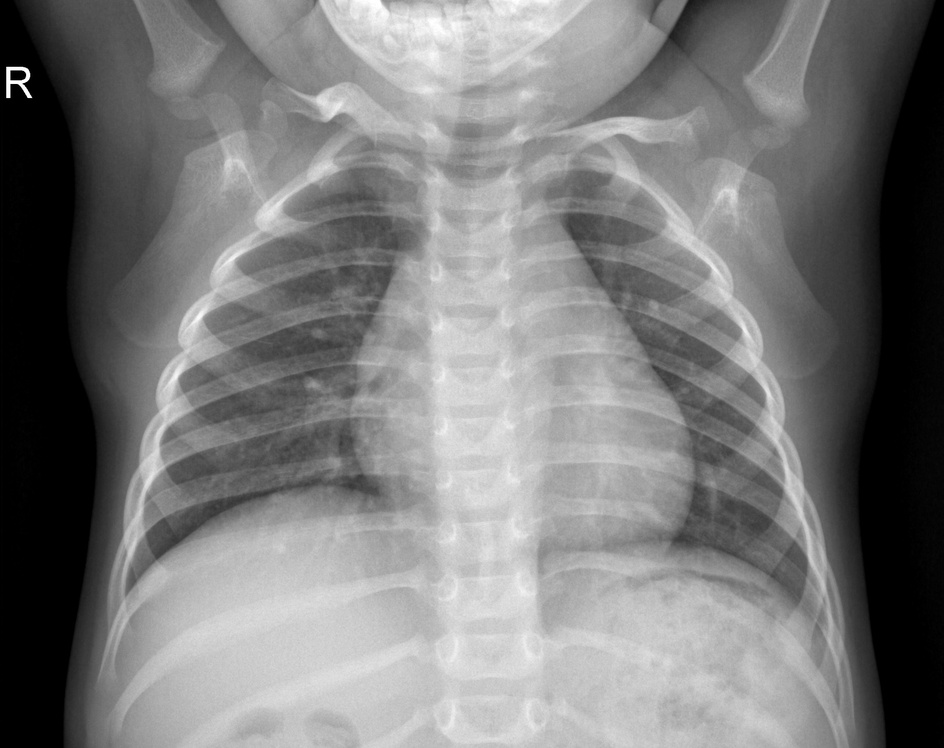
#> input picture data/chest_xray/train/NORMAL/IM-0119-0001.jpeg, 944 x 748 px, shrunk from 1810 x 1434 before the run, found by its file name; its folder holds only this picture in this run
$ python visualisation.py
#> lines starting #> are read from the running program, lines starting #| are printed output that depends on the picture
import os
import matplotlib.pyplot as plt
from PIL import Image
import random

data_dir = "data/chest_xray/train"

classes = ["NORMAL", "PNEUMONIA"]
counts = []

for cls in classes:
    counts.append(len(os.listdir(os.path.join(data_dir, cls))))

plt.bar(classes, counts)
plt.title("Class Distribution (Train Set)")
plt.ylabel("Number of Images")
plt.show()
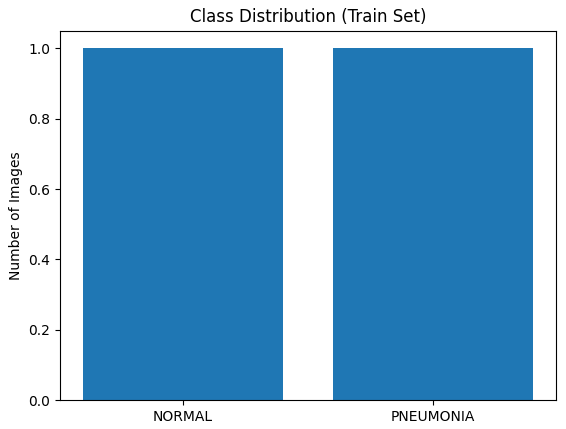
#> figure drawn by matplotlib, 1 panel

print(dict(zip(classes, counts)))

fig, axes = plt.subplots(2, 3, figsize=(9, 6))

for row, cls in enumerate(classes):
    images = os.listdir(os.path.join(data_dir, cls))
    for col in range(3):
        img_path = os.path.join(data_dir, cls, random.choice(images))
        img = Image.open(img_path).convert("L")
#> img is the input picture: PIL image 944x748 L; min 0, max 255, mean 122
        axes[row, col].imshow(img, cmap="gray")
        axes[row, col].axis("off")
        axes[row, col].set_title(cls)

plt.suptitle("Sample Chest X-ray Images")
plt.show()

for split in ["train", "val", "test"]:
    print(f"\n{split.upper()}")
    for cls in classes:
        path = f"data/chest_xray/{split}/{cls}"
        print(cls, len(os.listdir(path)))
